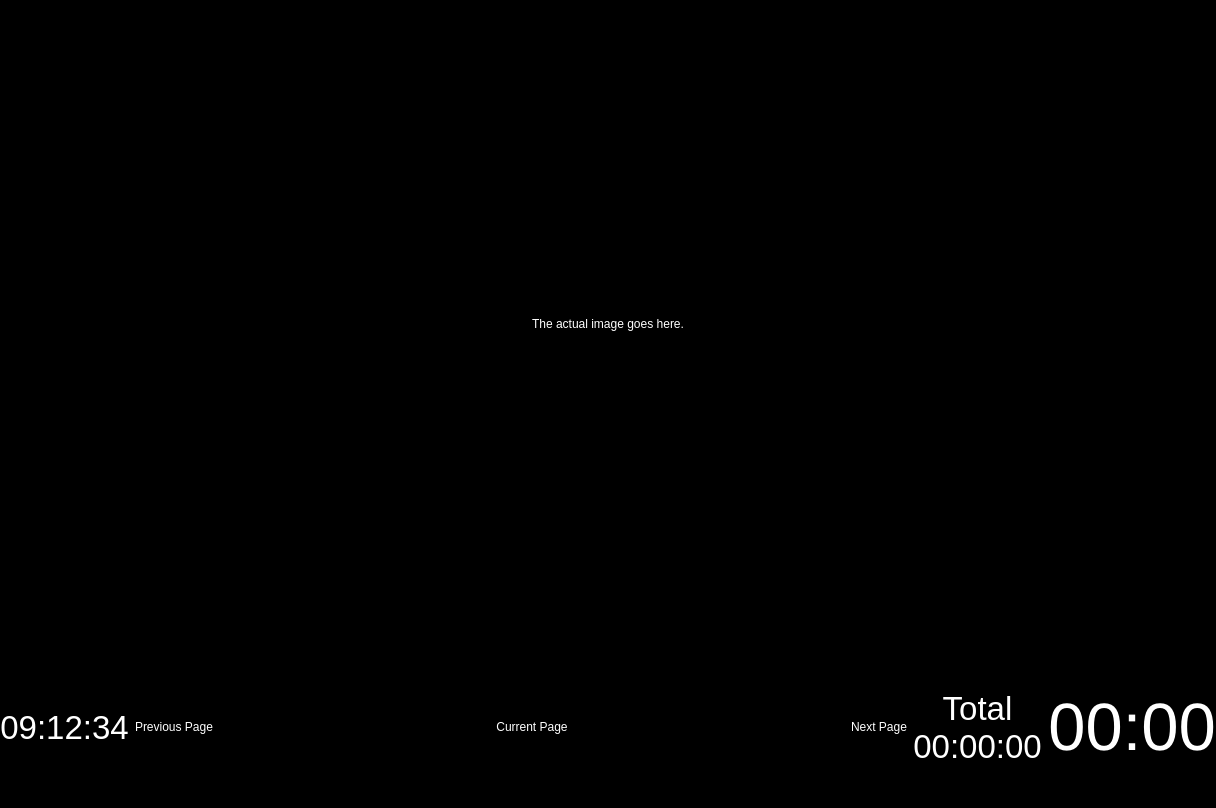
<?xml version="1.0" encoding="UTF-8"?>
<ui version="4.0">
 <class>Form</class>
 <widget class="QWidget" name="Form">
  <property name="geometry">
   <rect>
    <x>0</x>
    <y>0</y>
    <width>1216</width>
    <height>808</height>
   </rect>
  </property>
  <property name="windowTitle">
   <string>DS PDF Viewer</string>
  </property>
  <property name="styleSheet">
   <string notr="true">#Form,
#thumbnailAreaWidget,
#bottomArea QLabel,
#imageArea,
#imageLabel
{
 background-color: black;
 color: white;
}</string>
  </property>
  <layout class="QVBoxLayout" name="verticalLayout" stretch="80,20">
   <property name="spacing">
    <number>0</number>
   </property>
   <property name="margin">
    <number>0</number>
   </property>
   <item>
    <widget class="QScrollArea" name="imageArea">
     <property name="focusPolicy">
      <enum>Qt::NoFocus</enum>
     </property>
     <property name="frameShape">
      <enum>QFrame::NoFrame</enum>
     </property>
     <property name="lineWidth">
      <number>0</number>
     </property>
     <property name="verticalScrollBarPolicy">
      <enum>Qt::ScrollBarAlwaysOff</enum>
     </property>
     <property name="horizontalScrollBarPolicy">
      <enum>Qt::ScrollBarAlwaysOff</enum>
     </property>
     <property name="widgetResizable">
      <bool>false</bool>
     </property>
     <property name="alignment">
      <set>Qt::AlignCenter</set>
     </property>
     <widget class="QLabel" name="imageLabel">
      <property name="geometry">
       <rect>
        <x>508</x>
        <y>311</y>
        <width>200</width>
        <height>25</height>
       </rect>
      </property>
      <property name="sizePolicy">
       <sizepolicy hsizetype="Expanding" vsizetype="Expanding">
        <horstretch>0</horstretch>
        <verstretch>0</verstretch>
       </sizepolicy>
      </property>
      <property name="text">
       <string>The actual image goes here.</string>
      </property>
      <property name="scaledContents">
       <bool>false</bool>
      </property>
      <property name="alignment">
       <set>Qt::AlignCenter</set>
      </property>
      <property name="textInteractionFlags">
       <set>Qt::NoTextInteraction</set>
      </property>
     </widget>
    </widget>
   </item>
   <item>
    <widget class="QWidget" name="bottomArea" native="true">
     <property name="sizePolicy">
      <sizepolicy hsizetype="Preferred" vsizetype="Expanding">
       <horstretch>0</horstretch>
       <verstretch>0</verstretch>
      </sizepolicy>
     </property>
     <property name="maximumSize">
      <size>
       <width>16777215</width>
       <height>16777215</height>
      </size>
     </property>
     <layout class="QHBoxLayout" name="horizontalLayout_2" stretch="0,0,0,0">
      <property name="margin">
       <number>0</number>
      </property>
      <item>
       <widget class="QLabel" name="wallClock">
        <property name="sizePolicy">
         <sizepolicy hsizetype="Fixed" vsizetype="Preferred">
          <horstretch>0</horstretch>
          <verstretch>0</verstretch>
         </sizepolicy>
        </property>
        <property name="font">
         <font>
          <pointsize>25</pointsize>
         </font>
        </property>
        <property name="text">
         <string>09:12:34</string>
        </property>
        <property name="alignment">
         <set>Qt::AlignCenter</set>
        </property>
       </widget>
      </item>
      <item>
       <widget class="QScrollArea" name="thumbnailArea">
        <property name="maximumSize">
         <size>
          <width>16777215</width>
          <height>16777215</height>
         </size>
        </property>
        <property name="focusPolicy">
         <enum>Qt::NoFocus</enum>
        </property>
        <property name="frameShape">
         <enum>QFrame::NoFrame</enum>
        </property>
        <property name="lineWidth">
         <number>0</number>
        </property>
        <property name="verticalScrollBarPolicy">
         <enum>Qt::ScrollBarAlwaysOff</enum>
        </property>
        <property name="horizontalScrollBarPolicy">
         <enum>Qt::ScrollBarAlwaysOff</enum>
        </property>
        <property name="widgetResizable">
         <bool>true</bool>
        </property>
        <widget class="QWidget" name="thumbnailAreaWidget">
         <property name="geometry">
          <rect>
           <x>0</x>
           <y>0</y>
           <width>829</width>
           <height>162</height>
          </rect>
         </property>
         <layout class="QGridLayout" name="gridLayout">
          <property name="verticalSpacing">
           <number>0</number>
          </property>
          <property name="margin">
           <number>0</number>
          </property>
          <item row="0" column="2">
           <widget class="QLabel" name="nextThumbnail">
            <property name="text">
             <string>Next Page</string>
            </property>
            <property name="alignment">
             <set>Qt::AlignRight|Qt::AlignTrailing|Qt::AlignVCenter</set>
            </property>
           </widget>
          </item>
          <item row="0" column="1">
           <widget class="QLabel" name="currentThumbnail">
            <property name="sizePolicy">
             <sizepolicy hsizetype="Expanding" vsizetype="Expanding">
              <horstretch>0</horstretch>
              <verstretch>0</verstretch>
             </sizepolicy>
            </property>
            <property name="text">
             <string>Current Page</string>
            </property>
            <property name="alignment">
             <set>Qt::AlignCenter</set>
            </property>
           </widget>
          </item>
          <item row="0" column="0">
           <widget class="QLabel" name="previousThumbnail">
            <property name="text">
             <string>Previous Page</string>
            </property>
            <property name="alignment">
             <set>Qt::AlignLeading|Qt::AlignLeft|Qt::AlignVCenter</set>
            </property>
           </widget>
          </item>
         </layout>
        </widget>
       </widget>
      </item>
      <item>
       <widget class="QLabel" name="presentationClock">
        <property name="sizePolicy">
         <sizepolicy hsizetype="Fixed" vsizetype="Preferred">
          <horstretch>0</horstretch>
          <verstretch>0</verstretch>
         </sizepolicy>
        </property>
        <property name="font">
         <font>
          <pointsize>25</pointsize>
         </font>
        </property>
        <property name="text">
         <string>Total
00:00:00</string>
        </property>
        <property name="alignment">
         <set>Qt::AlignCenter</set>
        </property>
       </widget>
      </item>
      <item>
       <widget class="QLabel" name="slideClock">
        <property name="sizePolicy">
         <sizepolicy hsizetype="Fixed" vsizetype="Preferred">
          <horstretch>0</horstretch>
          <verstretch>0</verstretch>
         </sizepolicy>
        </property>
        <property name="font">
         <font>
          <pointsize>50</pointsize>
         </font>
        </property>
        <property name="text">
         <string>00:00</string>
        </property>
        <property name="alignment">
         <set>Qt::AlignCenter</set>
        </property>
       </widget>
      </item>
     </layout>
     <zorder>thumbnailArea</zorder>
     <zorder>presentationClock</zorder>
     <zorder>wallClock</zorder>
     <zorder>slideClock</zorder>
    </widget>
   </item>
  </layout>
 </widget>
 <resources/>
 <connections/>
</ui>
